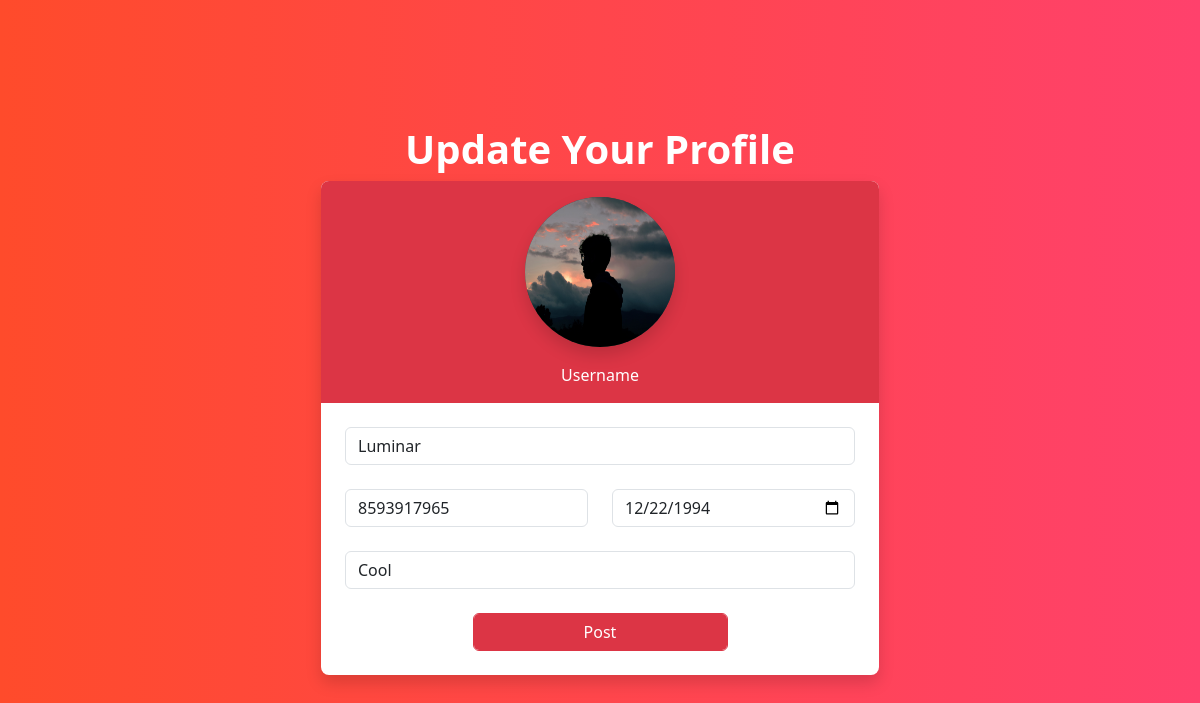
Page /profile/5/change on the committed database.
### social/models.py (models this page shows, shortened)
class UserProfile(models.Model):
    user=models.OneToOneField(User,on_delete=models.CASCADE,related_name="profile")
    address=models.CharField(max_length=200,null=True)
    phone=models.CharField(max_length=200,null=True)
    profile_pic=models.ImageField(upload_to="profilepics",null=True,blank=True)
    dob=models.DateField(null=True)
    bio=models.CharField(max_length=200,null=True)
    following=models.ManyToManyField("self",related_name="followed_by",symmetrical=False,null=True)
    block=models.ManyToManyField("self",related_name="blocked",symmetrical=False,null=True)

### social/views.py (the view, shortened to what this page needs)
# urls.py: path('profile/<int:pk>/change',views.ProfileUpdateView.as_view(),name="profile-update"),
class ProfileUpdateView(UpdateView):
    template_name="profile_add.html"
    form_class=UserProfileForm
    model=UserProfile

### social/forms.py
class UserProfileForm(forms.ModelForm):
    class Meta:
        model=UserProfile
        exclude=('user','following','block')
        widgets={
            "dob":forms.DateInput(attrs={"class":"form-control","type":"date"})
        }

### social/templates/profile_add.html (shortened to what this page needs)
<!DOCTYPE html>
{%load static%}
<html lang="en">
<head>
    <link href="https://cdn.jsdelivr.net/npm/bootstrap@5.3.2/dist/css/bootstrap.min.css" rel="stylesheet">
    <link rel="stylesheet" href="{%static 'social/css/profile_edit.css'%}">
</head>
<body style="background: #FF416C;
background: -webkit-linear-gradient(to right, #FF4B2B, #FF416C);
background: linear-gradient(to right, #FF4B2B, #FF416C);">
    <div class="vh-100 container d-flex flex-column justify-content-center align-items-center">
        <div>
            <h1 class="text-white fw-bold">Update Your Profile</h1>
        </div>
        <form action="" method="post" enctype="multipart/form-data" class="border-0 rounded-3 form-control p-0 w-50 shadow">
            <div class="text-center bg-danger rounded-top-3 rounded-bottom-0 pb-3">
                <label for="fileToUpload">
                    <div class=" p-3">
                        {%if form.profile_pic%}
                            <img class="profile-small profile-pic shadow" src="{{form.profile_pic.value.url}}" alt="Avatar" style="border-radius: 50%;
                            background-color: rgb(68, 68, 68);">
                            {%else%}
                            <img class="profile-small profile-pic shadow" src="{%static 'social/images/profilepic.png'%}" alt="Avatar" style="border-radius: 50%;
                            background-color: rgb(68, 68, 68);">
                           {%endif%}
                    </div>
                </label>
                <div class="text-white tefw-bold">
                    Username
                </div>
            </div>
            <div class="p-4">
                <div class="mb-4">
                    <input type="text" name="address" value="{{form.address.value}}" class="form-control" placeholder="Address">
                </div>
                <div class="row">
                    <div class="mb-4 col-md-6">
                        <input type="number" name="phone" value="{{form.phone.value}}" class="form-control" placeholder="Phone">
                    </div>
                    <div class="mb-4 col-md-6">
                        {{form.dob}}
                    </div>
                </div>
                <div class="mb-4">
                    <input type="text" name="bio" value="{{form.bio.value}}" class="form-control" placeholder="Bio">
                </div>
                <div class="text-center">
                    <button type="submit" class="btn btn-danger form-control w-50">Post</button>
                </div>
            </div>
        </form>
    </div>
</body>
</html>

### social/static/social/css/profile_edit.css (style rules this page uses)
.profile-pic { border-radius: 50%; height: 150px; width: 150px; background-size: cover; background-position: center; background-blend-mode: multiply; vertical-align: middle; text-align: center; color: transparent; transition: all .3s ease; text-decoration: none; cursor: pointer; }

### rows in the picture
UserProfile: address "Luminar", phone "8593917965", dob "12/22/1994", bio "Cool"
